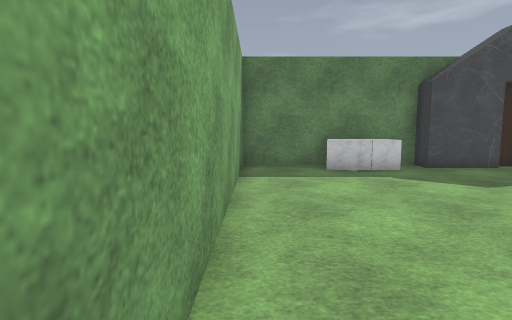
View 1 (above)

12 first-person views from a walk through a 3-D level made in the Godot game engine. The camera is 1.4 m above the floor, tilts 6° down and sees 80° across. The floor is counted in squares, 1 m on a side. Each view is taken from the middle of a square. On the plan, view 1 faces up. The plan holds only what a view shows up to about 14 squares ahead; the rest is blank. Some surface patterns are stand-ins.

View 2
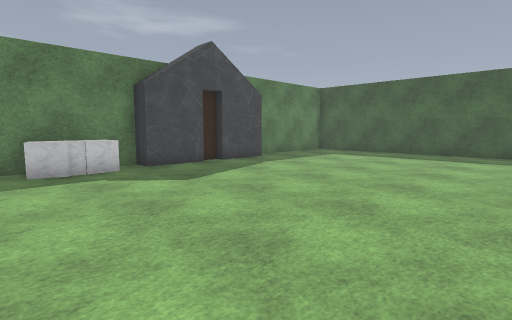

View 3
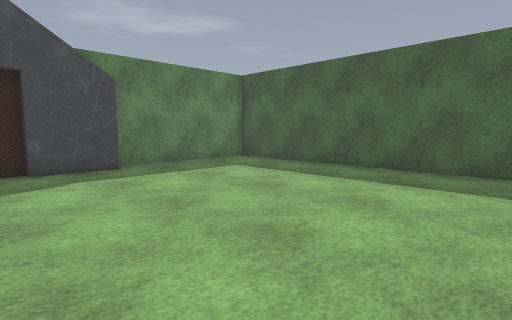

View 4
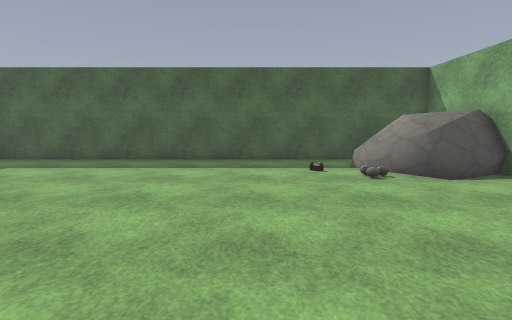

View 5
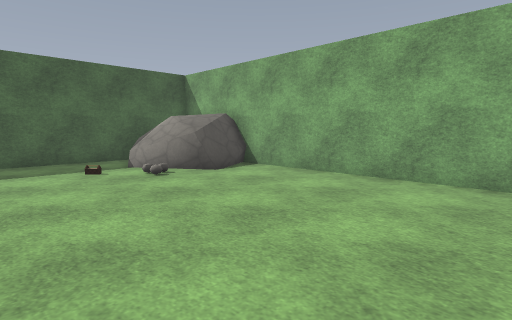

View 6
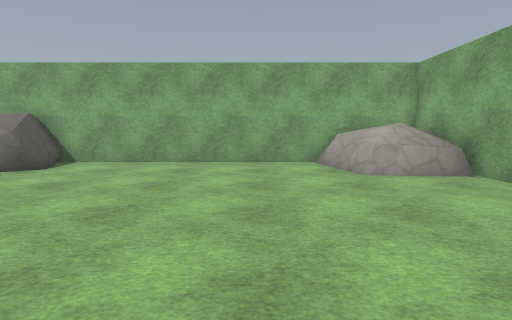

View 7
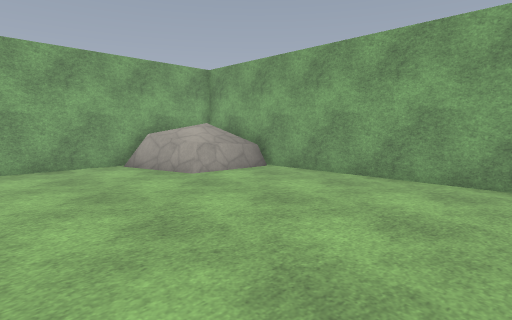

View 8
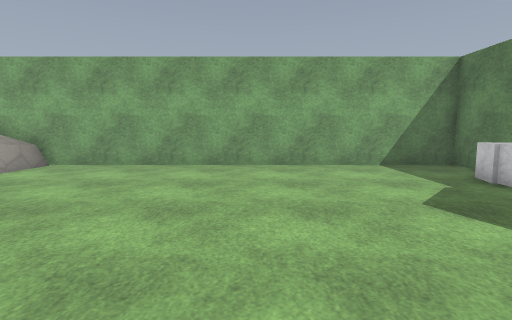

View 9
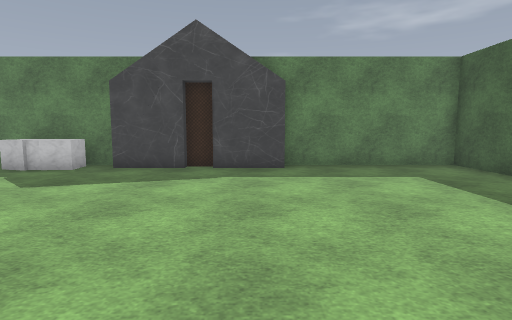

View 10
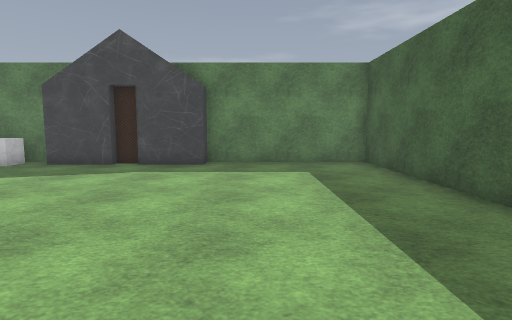

View 11
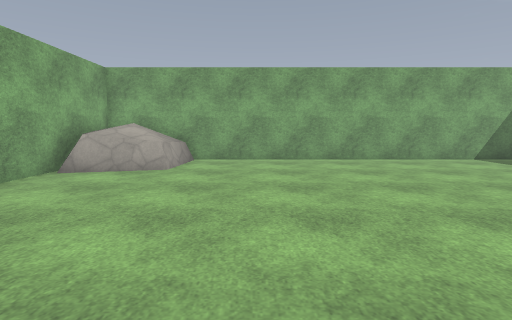

View 12
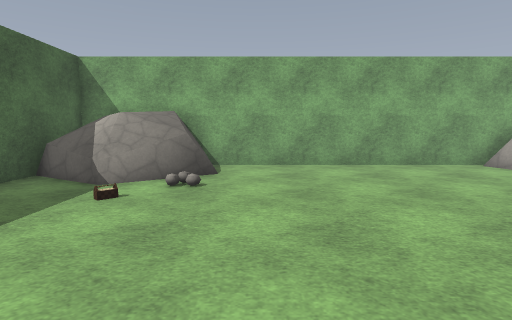

### Floor plan
Key: @ floor where view 1 was taken; # wall or solid block; . floor; / step, stairs or slope; D closed door; = window, fence, low wall or low ledge; ^ raised ledge; C crate.
Columns run from 1 left of view 1 to 19 right of it. Each row starts with its distance up from view 1.
 12 ########     ########
 11 #...CCC###D###......#
 10 #...CC..............#
  9 #...................#
  8 #...................#
  7 #...................#
  6 #...................#
  5 #...................#
  4 #...................#
  3 #...................#
  2 #...................#
  1 #...................#
  0 #@..................#
 -1 #...................#
 -2 #.............../...#
 -3 #............../....#
 -4 #^^^.........../^^^.#
 -5 #^^^=..........#^^^^#
 -6 ^^^^=..........#^^^ #
 -7 #  ^=..........##   #
 -8 ################^  ^#

Where each view was taken, in squares from view 1:
view 1: 0 up, 0 right, facing up
view 2: 0 up, 1 right, facing up-right
view 3: 0 up, 8 right, facing up-right
view 4: 0 up, 5 right, facing right
view 5: 1 up, 5 right, facing down-right
view 6: 5 up, 6 right, facing down
view 7: 4 up, 8 right, facing down-left
view 8: 4 up, 11 right, facing left
view 9: 0 up, 11 right, facing up
view 10: 1 down, 14 right, facing up
view 11: 1 down, 13 right, facing left
view 12: 4 up, 12 right, facing down
